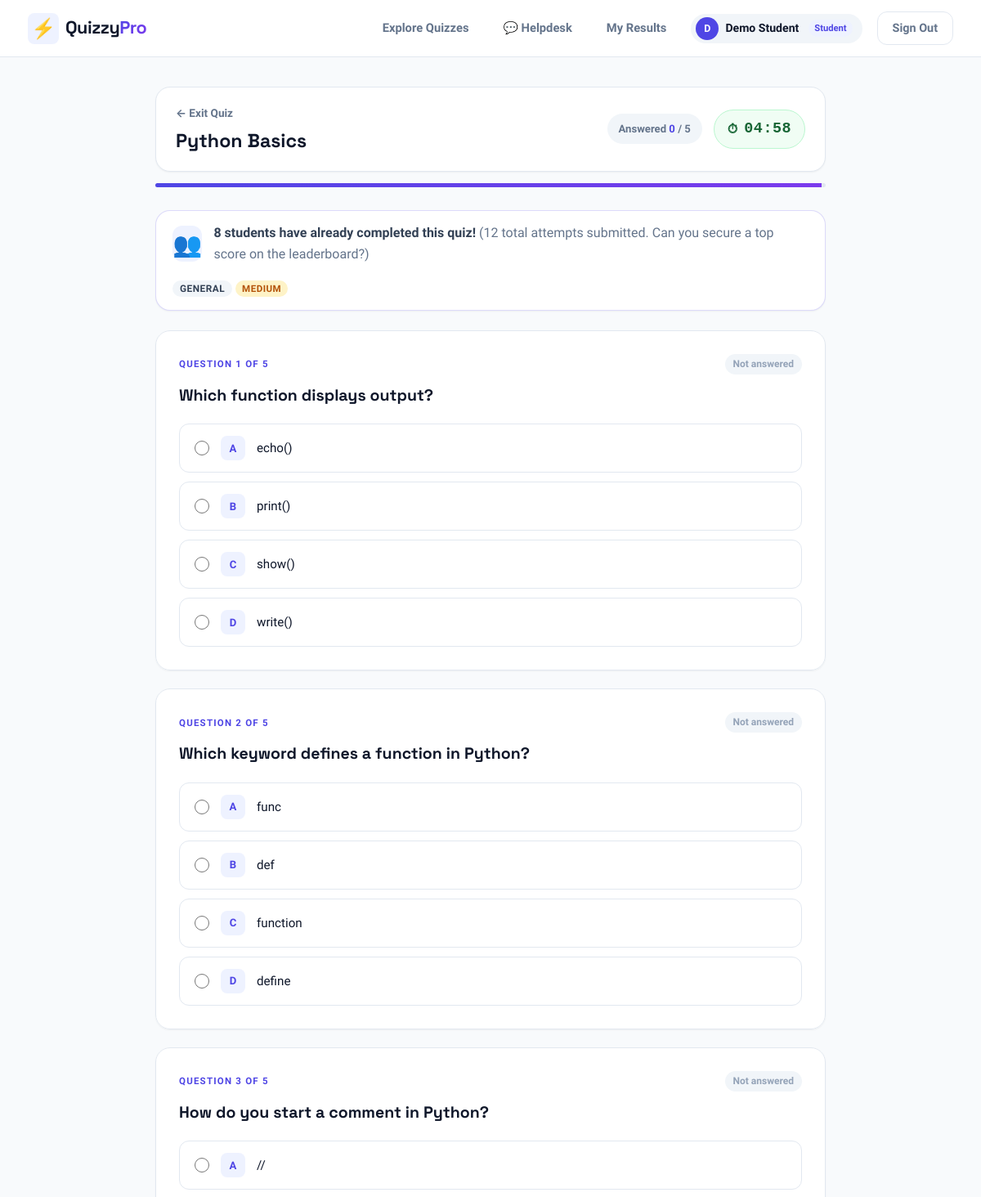
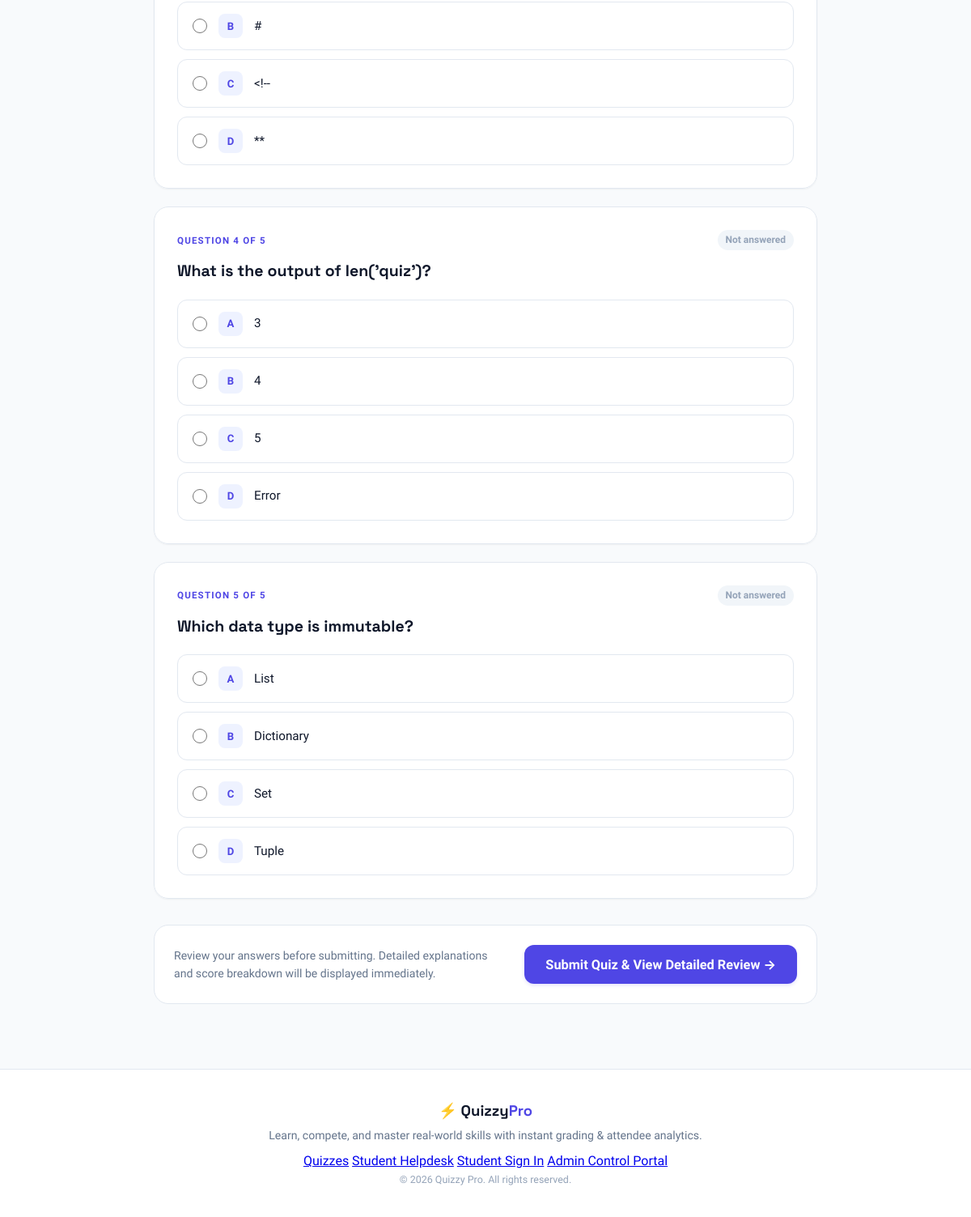
The app's page /quiz/1 (signed in) with its own data (2 pictures, top to bottom).
### tables this page shows
CREATE TABLE quizzes(
          id INTEGER PRIMARY KEY, title TEXT NOT NULL, description TEXT DEFAULT '',
          duration INTEGER NOT NULL DEFAULT 10, published INTEGER NOT NULL DEFAULT 1, category TEXT DEFAULT 'General', difficulty TEXT DEFAULT 'Medium', created_at TEXT DEFAULT '');

CREATE TABLE questions(
          id INTEGER PRIMARY KEY, quiz_id INTEGER NOT NULL, question TEXT NOT NULL,
          a TEXT NOT NULL, b TEXT NOT NULL, c TEXT NOT NULL, d TEXT NOT NULL,
          correct TEXT NOT NULL, explanation TEXT DEFAULT '', FOREIGN KEY(quiz_id) REFERENCES quizzes(id));

### app.py (the view, shortened to what this page needs)
@app.route("/quiz/<int:quiz_id>", methods=["GET", "POST"])
@login_required
def take_quiz(quiz_id):
    with db() as con:
        quiz = con.execute("SELECT * FROM quizzes WHERE id=? AND published=1", (quiz_id,)).fetchone()
        questions = con.execute("SELECT * FROM questions WHERE quiz_id=?", (quiz_id,)).fetchall()
        attendee_stats = con.execute("""
            SELECT COUNT(DISTINCT user_id) AS student_count,
                   COUNT(id) AS attempt_count,
                   AVG(score) AS avg_score
            FROM attempts
            WHERE quiz_id=?
        """, (quiz_id,)).fetchone()
    if not quiz or not questions:
        flash("Quiz not found or contains no published questions.", "warning")
        return redirect(url_for("index"))
    qs = [dict(q) for q in questions]
    random.shuffle(qs)
    return render_template(
        "quiz.html",
        quiz=quiz,
        questions=qs,
        attendee_stats=attendee_stats
    )

### app.py (called while the page is built, shortened)
def db():
    con = sqlite3.connect(DB)
    con.row_factory = sqlite3.Row
    con.execute("PRAGMA foreign_keys = ON;")
    return con

@app.context_processor
def inject_globals():
    user = session.get("user")
    open_tickets = 0
    return {
        "current_user": user,
        "admin_open_tickets": open_tickets
    }

def login_required(fn):
    @wraps(fn)
    def wrapper(*args, **kwargs):
        if not session.get("user"):
            flash("Please sign in as a student to access this page.", "warning")
            return redirect(url_for("login"))
        return fn(*args, **kwargs)
    return wrapper

### templates/quiz.html (shortened to what this page needs)
{% extends "base.html" %}
{% block content %}
<div class="quiz-container">
  <div class="quiz-sticky-header">
    <div class="quiz-info-left">
      <a href="{{ url_for('index') }}" class="back-link" title="Cancel and return">← Exit Quiz</a>
      <h1 class="quiz-heading">{{ quiz.title }}</h1>
    </div>
    <div class="quiz-status-right">
      <div class="answered-badge" id="answeredBadge">
        Answered <strong id="answeredCount">0</strong> / {{ questions|length }}
      </div>
      <div class="timer-card" id="timerCard" role="timer" aria-live="polite">
        <span class="timer-icon">⏱</span>
        <span class="timer-digits" id="timerDigits">--:--</span>
      </div>
    </div>
  </div>
  <div class="timer-progress-track">
    <div class="timer-progress-bar" id="timerProgressBar" style="width: 100%;"></div>
  </div>
  <div class="quiz-social-proof-banner">
    <div class="social-proof-content">
      <span class="social-proof-icon">👥</span>
      <div>
        <strong>{{ attendee_stats.student_count|default(0) }} students have already completed this quiz!</strong>
        <span class="muted text-sm">({{ attendee_stats.attempt_count|default(0) }} total attempts submitted. Can you secure a top score on the leaderboard?)</span>
      </div>
    </div>
    <div class="quiz-tags-right">
      <span class="category-tag">{{ quiz.category|default('General') }}</span>
      <span class="diff-tag diff-{{ quiz.difficulty|lower|default('medium') }}">{{ quiz.difficulty|default('Medium') }}</span>
    </div>
  </div>
  <form id="quizForm" method="post" action="{{ url_for('take_quiz', quiz_id=quiz.id) }}" class="quiz-form">
    <div class="questions-list">
      {% for q in questions %}
        <fieldset class="question-card" id="questionCard-{{ q.id }}">
          <div class="question-header">
            <span class="qcount-badge">QUESTION {{ loop.index }} OF {{ questions|length }}</span>
            <span class="answered-indicator" id="indicator-{{ q.id }}">Not answered</span>
          </div>
          <h2 class="question-title">{{ q.question }}</h2>
          <div class="options-grid" role="radiogroup" aria-labelledby="questionTitle-{{ q.id }}">
            {% for key in ['a', 'b', 'c', 'd'] %}
              <label class="option-label" for="opt-{{ q.id }}-{{ key }}">
                <input
                  type="radio"
                  id="opt-{{ q.id }}-{{ key }}"
                  name="{{ q.id }}"
                  value="{{ key }}"
                  class="option-radio"
                  data-qid="{{ q.id }}"
                >
                <span class="option-letter">{{ key|upper }}</span>
                <span class="option-text">{{ q[key] }}</span>
              </label>
            {% endfor %}
          </div>
        </fieldset>
      {% endfor %}
    </div>
    <div class="quiz-submit-bar">
      <div class="submit-notice muted">
        Review your answers before submitting. Detailed explanations and score breakdown will be displayed immediately.
      </div>
      <button type="submit" id="submitBtn" class="button button-lg button-submit">
        Submit Quiz & View Detailed Review →
      </button>
    </div>
  </form>
</div>
{% endblock %}

### records on screen
quizzes: title "Python Basics", category "GENERAL", difficulty "MEDIUM"
questions: questions "5", question "Which function displays output?", key "A" "B" "C" "D", a "echo()" "print()" "show()" "write()"
questions: questions "5", question "Which keyword defines a function in Python?", key "A" "B" "C" "D", a "func" "def" "function" "define"
questions: questions "5", question "How do you start a comment in Python?", key "A" "B" "C" "D", a "//" "#" "<!--" "**"
questions: questions "5", question "What is the output of len('quiz')?", key "A" "B" "C" "D", a "3" "4" "5" "Error"
questions: questions "5", question "Which data type is immutable?", key "A" "B" "C" "D", a "List" "Dictionary" "Set" "Tuple"

### other values on screen
{{ current_user.name[:1]|upper }} "D"
{{ current_user.name }} "Demo Student"
{{ current_user.role|capitalize }} "Student"
{{ questions|length }} "5"
{{ attendee_stats.student_count|default(0) }} "8"
{{ attendee_stats.attempt_count|default(0) }} "12"
